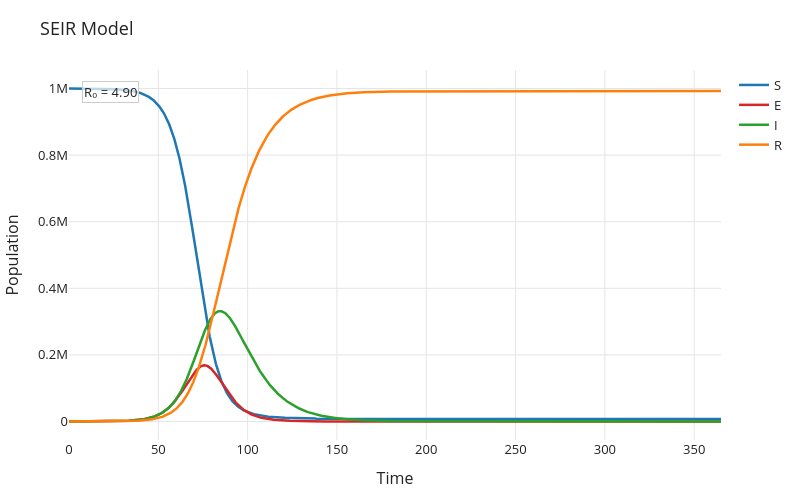

This figure's notebook cell:
### Code cell
# Interactive Plotly trajectory
result.plot().show()

### Figure 1 — Plotly figure (JSON) as saved in the notebook; plotly's stock layout.template omitted (floating-point values rounded to 4 significant figures; data arrays with more than 128 entries replaced by an {"elided": "..."} marker saying what was removed)
{"data": [{"line": {"color": "#1f77b4", "width": 2.5}, "mode": "lines", "name": "S", "type": "scatter", "x": {"elided": "3650 float values"}, "y": {"elided": "3650 float values"}}, {"line": {"color": "#d62728", "width": 2.5}, "mode": "lines", "name": "E", "type": "scatter", "x": {"elided": "3650 float values"}, "y": {"elided": "3650 float values"}}, {"line": {"color": "#2ca02c", "width": 2.5}, "mode": "lines", "name": "I", "type": "scatter", "x": {"elided": "3650 float values"}, "y": {"elided": "3650 float values"}}, {"line": {"color": "#ff7f0e", "width": 2.5}, "mode": "lines", "name": "R", "type": "scatter", "x": {"elided": "3650 float values"}, "y": {"elided": "3650 float values"}}], "layout": {"annotations": [{"bgcolor": "rgba(255,255,255,0.7)", "bordercolor": "#cccccc", "borderwidth": 1, "font": {"color": "#222222", "size": 13}, "showarrow": false, "text": "R₀ = 4.90", "x": 0.02, "xref": "paper", "y": 0.97, "yref": "paper"}], "font": {"color": "#222222", "size": 13}, "height": 500, "legend": {"bgcolor": "rgba(0,0,0,0)", "visible": true}, "margin": {"b": 60, "l": 60, "r": 30, "t": 70}, "paper_bgcolor": "#ffffff", "plot_bgcolor": "#ffffff", "title": {"text": "SEIR Model"}, "width": 800, "xaxis": {"color": "#222222", "gridcolor": "#e5e5e5", "showgrid": true, "title": {"text": "Time"}, "zeroline": false}, "yaxis": {"color": "#222222", "gridcolor": "#e5e5e5", "showgrid": true, "title": {"text": "Population"}, "zeroline": false}}}
